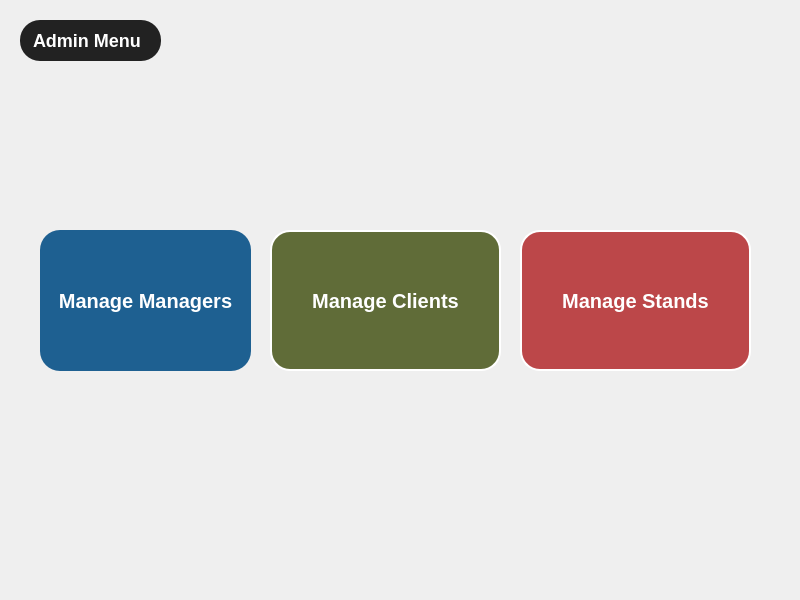
<?xml version="1.0" encoding="UTF-8"?>
<ui version="4.0">
 <class>AdminMenu</class>
 <widget class="QDialog" name="AdminMenu">
  <property name="geometry">
   <rect>
    <x>0</x>
    <y>0</y>
    <width>800</width>
    <height>600</height>
   </rect>
  </property>
  <property name="windowTitle">
   <string>Dialog</string>
  </property>
  <widget class="QLabel" name="admin_label">
   <property name="geometry">
    <rect>
     <x>20</x>
     <y>20</y>
     <width>141</width>
     <height>41</height>
    </rect>
   </property>
   <property name="styleSheet">
    <string notr="true">QLabel {
    font-size: 18px;
    font-weight: bold; 
	background-color: #222;
    color: #fff;
    border-radius: 20px;    
    padding-right: 8px;
	padding-left: 8px;
}</string>
   </property>
   <property name="text">
    <string>Admin Menu</string>
   </property>
  </widget>
  <widget class="QPushButton" name="manageManagersButton">
   <property name="geometry">
    <rect>
     <x>40</x>
     <y>230</y>
     <width>211</width>
     <height>141</height>
    </rect>
   </property>
   <property name="font">
    <font>
     <family>Arial</family>
     <pointsize>-1</pointsize>
     <bold>true</bold>
    </font>
   </property>
   <property name="cursor">
    <cursorShape>PointingHandCursor</cursorShape>
   </property>
   <property name="styleSheet">
    <string notr="true">QPushButton {
    font-size: 20px;
    font-weight: bold; 
	background-color: #1e6091;
    color: white;
    border-radius: 20px;    
    padding: 8px; 
}

QPushButton::hover {
background-color: #1e6091;
border: 2px solid black;
}</string>
   </property>
   <property name="text">
    <string>Manage Managers</string>
   </property>
  </widget>
  <widget class="QPushButton" name="manageClientsButton">
   <property name="geometry">
    <rect>
     <x>270</x>
     <y>230</y>
     <width>231</width>
     <height>141</height>
    </rect>
   </property>
   <property name="font">
    <font>
     <family>Arial</family>
     <pointsize>-1</pointsize>
     <bold>true</bold>
    </font>
   </property>
   <property name="cursor">
    <cursorShape>PointingHandCursor</cursorShape>
   </property>
   <property name="styleSheet">
    <string notr="true">QPushButton {
    font-size: 20px;
    font-weight: bold; 
	background-color: #606c38;
    color: white;
    border: 2px solid white;
    border-radius: 20px;    
    padding: 8px; 
}

QPushButton::hover {
background-color: #606c38;
border: 2px solid black;
}</string>
   </property>
   <property name="text">
    <string>Manage Clients</string>
   </property>
  </widget>
  <widget class="QPushButton" name="manageStandsButton">
   <property name="geometry">
    <rect>
     <x>520</x>
     <y>230</y>
     <width>231</width>
     <height>141</height>
    </rect>
   </property>
   <property name="font">
    <font>
     <family>Arial</family>
     <pointsize>-1</pointsize>
     <bold>true</bold>
    </font>
   </property>
   <property name="cursor">
    <cursorShape>PointingHandCursor</cursorShape>
   </property>
   <property name="styleSheet">
    <string notr="true">QPushButton {
    font-size: 20px;
    font-weight: bold; 
	background-color: #bc4749;
    color: white;
    border: 2px solid white;
    border-radius: 20px;    
    padding: 8px; 
}

QPushButton::hover {
background-color: #bc4749;
border: 2px solid black;
}</string>
   </property>
   <property name="text">
    <string>Manage Stands</string>
   </property>
  </widget>
 </widget>
 <resources/>
 <connections/>
</ui>
